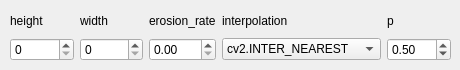
         <widget class="QWidget" name="tab_26">
          <attribute name="title">
           <string>RandomSizedBBoxSafeCrop</string>
          </attribute>
          <widget class="QWidget" name="gridLayoutWidget_37">
           <property name="geometry">
            <rect>
             <x>10</x>
             <y>10</y>
             <width>441</width>
             <height>51</height>
            </rect>
           </property>
           <layout class="QGridLayout" name="gridLayout_40">
            <item row="0" column="4">
             <widget class="QLabel" name="label_137">
              <property name="text">
               <string>p</string>
              </property>
             </widget>
            </item>
            <item row="0" column="3">
             <widget class="QLabel" name="label_136">
              <property name="text">
               <string>interpolation</string>
              </property>
             </widget>
            </item>
            <item row="1" column="3">
             <layout class="QHBoxLayout" name="horizontalLayout_49">
              <item>
               <widget class="QComboBox" name="cob_rsbbsc_inter">
                <property name="minimumSize">
                 <size>
                  <width>78</width>
                  <height>0</height>
                 </size>
                </property>
                <item>
                 <property name="text">
                  <string>cv2.INTER_NEAREST</string>
                 </property>
                </item>
                <item>
                 <property name="text">
                  <string>cv2.INTER_LINEAR</string>
                 </property>
                </item>
                <item>
                 <property name="text">
                  <string>cv2.INTER_CUBIC</string>
                 </property>
                </item>
                <item>
                 <property name="text">
                  <string>cv2.INTER_AREA</string>
                 </property>
                </item>
                <item>
                 <property name="text">
                  <string>cv2.INTER_LANCZOS4</string>
                 </property>
                </item>
               </widget>
              </item>
             </layout>
            </item>
            <item row="0" column="1">
             <widget class="QLabel" name="label_150">
              <property name="text">
               <string>width</string>
              </property>
             </widget>
            </item>
            <item row="0" column="0">
             <widget class="QLabel" name="label_135">
              <property name="text">
               <string>height</string>
              </property>
             </widget>
            </item>
            <item row="1" column="4">
             <widget class="QDoubleSpinBox" name="sb_rsbbsc_p">
              <property name="maximum">
               <double>1.000000000000000</double>
              </property>
              <property name="singleStep">
               <double>0.500000000000000</double>
              </property>
              <property name="value">
               <double>0.500000000000000</double>
              </property>
             </widget>
            </item>
            <item row="1" column="0">
             <widget class="QSpinBox" name="sb_rsbbsc_height">
              <property name="maximum">
               <number>9999</number>
              </property>
             </widget>
            </item>
            <item row="0" column="2">
             <widget class="QLabel" name="label_149">
              <property name="text">
               <string>erosion_rate</string>
              </property>
             </widget>
            </item>
            <item row="1" column="1">
             <widget class="QSpinBox" name="sb_rsbbsc_width">
              <property name="maximum">
               <number>9999</number>
              </property>
             </widget>
            </item>
            <item row="1" column="2">
             <widget class="QDoubleSpinBox" name="sb_rsbbsc_er">
              <property name="maximum">
               <double>1.000000000000000</double>
              </property>
             </widget>
            </item>
           </layout>
          </widget>
         </widget>
